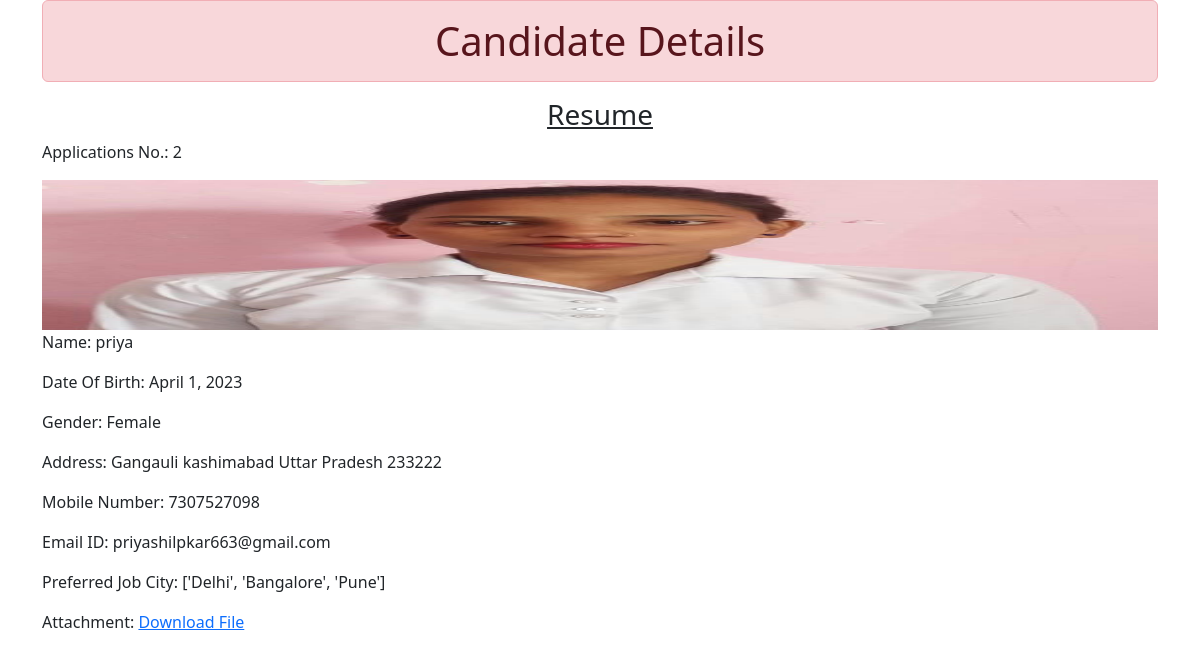
/2, run on the app's committed database.
### resume/models.py (models this page shows)
class ResumeModel(models.Model):
    STATE_CHOICE = (
    ("Andaman and Nicobar Islands", "Andaman and Nicobar Islands"),
    ("Andhra Pradesh", "Andhra Pradesh"),
    ("Arunachal Pradesh", "Arunachal Pradesh"),
    ("Assam", "Assam"),
    ("Bihar", "Bihar"),
    ("Chhattisgarh", "Chhattisgarh"),
    ("Chandigarh", "Chandigarh"),
    ("Dadra and Nagar Haveli", "Dadra and Nagar Haveli"),
    ("Daman & Diu", "Daman & Diu"),
    ("Goa", "Goa"),
    ("Gujarat", "Gujarat"),
    ("Haryana", "Haryana"),
    ("Himanchal Pradesh", "Himanchal Pradesh"),
    ("Jammu & Kashmir", "Jammu & Kashmir"),
    ("Jharkhand", "Jharkhand"),
    ("Karnataka", "Karnataka"),
    ("Kerala", "Kerala"),
    ("Ladakh", "Ladakh"),
    ("Lakshadweep", "Lakshadweep"),
    ("Madhya Pradesh", "Madhya Pradesh"),
    ("Maharashtra", "Maharashtra"),
    ("Manipur", "Manipur"),
    ("Meghalaya", "Meghalaya"),
    ("Mizoram", "Mizoram"),
    ("Nagaland", "Nagaland"),
    ("Odisha", "Odisha"),
    ("Puducherry", "Puducherry"),
    ("Punjab", "Punjab"),
    ("Rajasthan", "Rajasthan"),
    ("Sikkim", "Sikkim"),
    ("Tamil Nadu", "Tamil Nadu"),
    ("Telangana", "Telangana"),
    ("Tripura", "Tripura"),
    ("Uttarakhand", "Uttarakhand"),
    ("Uttar Pradesh", "Uttar Pradesh"),
    ("West Bengal", "West Bengal")
)
    name = models.CharField(max_length=20)
    dob = models.DateField(auto_now_add=False,auto_now=False)
    gender = models.CharField(max_length=50)
    locality = models.CharField(max_length=100)
    city = models.CharField(max_length=100)
    pin = models.PositiveIntegerField()
    state = models.CharField(choices=STATE_CHOICE, max_length=100)
    mobile_number = models.PositiveIntegerField()
    email = models.EmailField()
    job_city = models.CharField(max_length=100)
    profilephoto = models.ImageField(upload_to = 'profileimg',blank = True)
    my_file = models.FileField(upload_to='doc', blank= True)

### resume/views.py (the view)
# urls.py: path("<int:pk>",views.CandidateView.as_view(),name= "candidate")
class CandidateView(View):
    def get(self, request,pk):
        candidate = ResumeModel.objects.get(pk = pk)
        return render (request, "candidate.html", {"candidate" : candidate})

### resume/templates/candidate.html (shortened to what this page needs)
<!DOCTYPE html>
<html lang="en">
<head>
    <link href="https://cdn.jsdelivr.net/npm/bootstrap@5.3.0/dist/css/bootstrap.min.css" rel="stylesheet">
</head>
<body>
    <div class="container">
        <h1 class="text-center alert alert-danger">Candidate Details</h1>
        <div class="row">
            <h3 class="text-center"><u>Resume</u></h3>
            <p>Applications No.: {{candidate.id}}</p>
            <img src="{{ candidate.profilephoto.url }}"{{candidate}}  alt="priya" height="150" width="150">
            <P>Name: {{candidate.name}}</P>
            <p>Date Of Birth: {{candidate.dob}}</p>
            <p>Gender: {{candidate.gender}}</p>
            <p>Address: {{candidate.locality}}  {{candidate.city}}  {{candidate.state}} {{candidate.pin}} </p>
            <p>Mobile Number: {{candidate.mobile_number}}</p>
            <p>Email ID: {{candidate.email}}</p>
            <p>Preferred Job City: {{candidate.job_city}} </p>
            <p>Attachment: <a href="{{candidate.my_file.url}}">Download File</a></p>
        </div>
    </div>
</body>
</html>

### data on the page
ResumeModel: id "2", profilephoto (picture), name "priya", dob "April 1, 2023", gender "Female", locality "Gangauli", city "kashimabad", state "Uttar Pradesh", pin "233222", mobile_number "7307527098", email "priyashilpkar663@gmail.com", job_city "['Delhi', 'Bangalore', 'Pune']"
